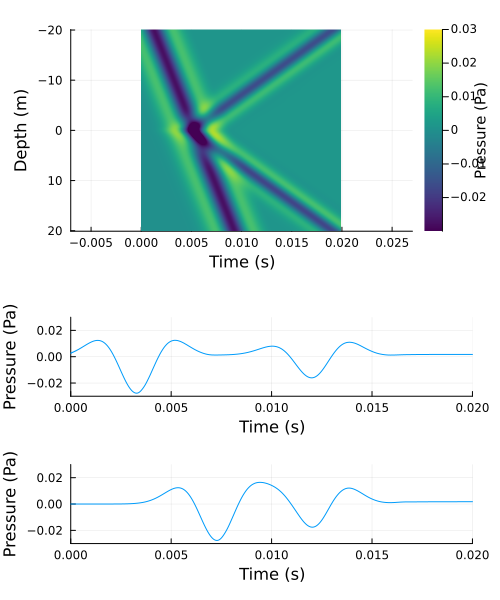

Write Julia code to recreate this figure.
#--
# Threads.nthreads() displays number of available threads
# if ==1, start julia with JULIA_NUM_THREADS=4 julia
#--

#--
# If no graphics (X-windows) required, then ENV["GKSwstype"]="nul"
#--

using FDModBiotCyl
#
using CPUTime
using ProgressMeter
using Plots
using Printf
using Measures
#


#--Suppressing graphics
#ENV["GKSwstype"]="nul"

@__DIR__
@__FILE__


#================
Drawing a model
================#
function drawmodel(Field_Var,nz,dz,nr,dr,src_index,index_allrec,nrec,LPML_r,LPML_z)
   println("Drawing a model...")
   zvec=[0:dz:(nz-1)*dz]
   rvec=[0:dr:(nr-1)*dr]
   R=(nr-1)*dr
#   plt1=heatmap(rvec,zvec,Vp,yflip=true,xlabel="R (m)",ylabel="Z (m)",ratio=1)
   plt1=heatmap(rvec,zvec,Field_Var,yflip=true,xlabel="R (m)",ylabel="Z (m)")
   plot!([(src_index[2]-1)*dr],[(src_index[1]-1)*dz],label="",markershape=:circle,markersize=5,markerstrokewidth=0,seriescolor=:red)
   plot!((index_allrec[:,2]-ones(nrec))*dr,(index_allrec[:,1]-ones(nrec))*dz,label="",markershape=:cross,markersize=5,markerstrokewidth=0,seriescolor=:red)
   plot!([0;R],ones(2)*(LPML_z-1)*dz,label="",color=:black)
   plot!([0;R],ones(2)*((nz-LPML_z+1)*dz),label="",color=:black)
   plot!(ones(2)*((nr-LPML_r+1)*dr),[0;(nz-1)*dz],label="",color=:black)
   display(plot(plt1))
   tmp_filename=@sprintf "tmp_FDmodel.png"
   tmp_filename_full=string(@__DIR__,"/",tmp_filename)
   png(tmp_filename_full)
   println("--------")
   println("Model config figure is saved in:", tmp_filename_full)
   println("--------")
end

#================
Drawing a snapshot
================#
# Four snapshots(2,2)
function drawsnap_2by2(Data1,Data2,Data3,Data4,
         nz,dz,nr,dr,src_index,index_allrec_tii,nrec,LPML_r,LPML_z,
         title_str1,title_str2,title_str3,title_str4)
   println("Drawing a snapshot...")
   zvec=[0:dz:(nz-1)*dz]
   rvec=[0:dr:(nr-1)*dr]
   R=(nr-1)*dr
   plt1=heatmap(rvec,zvec,Data1,yflip=true,xlabel="R (m)",ylabel="Z (m)",legend=:none)
   heatmap!(title=title_str1)
   plot!([0;R],ones(2)*(LPML_z-1)*dz,label="",color=:black)
   plot!([0;R],ones(2)*((nz-LPML_z+1)*dz),label="",color=:black)
   plot!(ones(2)*((nr-LPML_r+1)*dr),[0;(nz-1)*dz],label="",color=:black)

   plt2=heatmap(rvec,zvec,Data2,yflip=true,xlabel="R (m)",ylabel="Z (m)",ylims=(50,60),legend=:none)
   heatmap!(title=title_str2)
   plot!([0;R],ones(2)*(LPML_z-1)*dz,label="",color=:black)
   plot!([0;R],ones(2)*((nz-LPML_z+1)*dz),label="",color=:black)
   plot!(ones(2)*((nr-LPML_r+1)*dr),[0;(nz-1)*dz],label="",color=:black)

   plt3=heatmap(rvec,zvec,Data3,yflip=true,xlabel="R (m)",ylabel="Z (m)",ylims=(50,60),legend=:none)
   heatmap!(title=title_str3)
   plot!([0;R],ones(2)*(LPML_z-1)*dz,label="",color=:black)
   plot!([0;R],ones(2)*((nz-LPML_z+1)*dz),label="",color=:black)
   plot!(ones(2)*((nr-LPML_r+1)*dr),[0;(nz-1)*dz],label="",color=:black)

   plt4=heatmap(rvec,zvec,Data4,yflip=true,xlabel="R (m)",ylabel="Z (m)",ylims=(50,60),legend=:none)
   heatmap!(title=title_str4)
   plot!([0;R],ones(2)*(LPML_z-1)*dz,label="",color=:black)
   plot!([0;R],ones(2)*((nz-LPML_z+1)*dz),label="",color=:black)
   plot!(ones(2)*((nr-LPML_r+1)*dr),[0;(nz-1)*dz],label="",color=:black)

   display(plot(plt1,plt2,plt3,plt4,layout=(2,2)))

end

#==========================================
Creating a model for a borehole embedded in
 a poroelastic three-layer medium
==========================================#
function makemodel_3L()
   #Necessary input matrices to the main loop function are:
   #Rho: Bulk density
   #Rhof: Fluid density
   #M,C,H: Poroelastic moduli
   #G: Formation shear modulus
   #D1,D2: Poroelastic moduli in Ou's formulation
   #Flag_AC,Flag_E: flag specifying acoustic region or elastic region
   #Other input parameters to the main loop function are:
   #ir_wall: grid number in the r direction at which a borehole wall starts (single value)
   #
   # This function creates the above input parameters assuming a borehole with a constant radius
   # embedded in a three-layer medium.
   # The medium is a thin poroelastic layer sandwiched between two elastic layers

   #Model size
   nr=301 #samples
   nz=701 #samples
   dr=0.01 #meter
   dz=0.2 #meter

   #==============================================
   Initializing grain/frame parameters
   ==============================================#
   #First creating grain/frame parameters and then converting them
   #to necessary poroelastic parameters for our FD
   #----solid phase-----
   Km=zeros(nz,nr) #frame
   Ks=zeros(nz,nr) #grain
   G=zeros(nz,nr) #bulk
   Rho=zeros(nz,nr) #bulk (weighted average of Rhos and Rhof)
   Rhos=zeros(nz,nr) #grain
   #---fluid phase----
   Kf=zeros(nz,nr)
   Rhof=zeros(nz,nr)
   Kappa0=zeros(nz,nr) #static permeability (m^2, 1D=9.869E-13m^2)
   Eta=zeros(nz,nr) #dynamic viscosity Pa.s=kg/(m.s)
   #---other parameters---
   Phi=zeros(nz,nr)
   Tot=zeros(nz,nr) #Tortuosity factor (see Sidler 2014)
   #End initializing poroelastic parameters

   #==============================================
   Fluid parameters
   ==============================================#
   #Assuming that fluid properties are identical everywhere
   Kf[:,:]=ones(nz,nr)*2.25*10^9
   Rhof[:,:]=ones(nz,nr)*1000
   Kappa0[:,:]=ones(nz,nr)*1*9.869*10^(-13) #m^2
   Eta[:,:]=ones(nz,nr)*1.0*10^(-3) #water 1E-3 Pa.s

   #==============================
    Background poroelastic medium
   ==============================#
   Phi[:,:]=ones(nz,nr)*0.3
   #Tortuosity factor from Sidler
   #Tot=0.5*(ones(nz,nr)+1 ./Phi) #Empirical formula (see Sidler)
   #Tortuosity factor from Ou
   m_Ou=8.0 #
   alpha_inf_Ou=3.0 #tortuosity
   Tot=ones(nz,nr)*(1+2/m_Ou)*alpha_inf_Ou

   #-Solid parameters from dry_Vp, dry_Vs, grain density, and grain bulk modulus
   #Parameters giving sat_Vp=5000, sat_Vs=3000, bulk density=2500
   Vp_dry=5170.0
   Vs_dry=3198.0
   Rhos[:,:]=ones(nz,nr)*3143.0
   Ks[:,:]=ones(nz,nr)*10*1E10
   #


   Rho_dry=(ones(nz,nr)-Phi).*Rhos
   G[:,:]=Vs_dry^2*Rho_dry[:,:]
   Km[:,:]=Vp_dry^2*Rho_dry[:,:]-4/3*G[:,:]
   Rho=(ones(nz,nr)-Phi).*Rhos+Phi.*Rhof

   #========================================
   Inclusion of a borehole (acoustic media)
   ========================================#
   Flag_AC=zeros(nz,nr)
   ir_wall=6 #A3-A5
   for iz=1:nz
       Flag_AC[iz,1:ir_wall]=ones(ir_wall)
       Rho[iz,1:ir_wall]=ones(ir_wall)*Rhof[1,1] #Rho=Rhof
       G[iz,1:ir_wall]=ones(ir_wall)*0.0 #G=0
       Phi[iz,1:ir_wall]=ones(ir_wall) #Phi=1
       Km[iz,1:ir_wall]=ones(ir_wall)*0.0 #Km=0 (G=0,phi=0->M=C=H=Kf, Ou's)
#       Tot[iz,1:ir]=Phi[iz,1:ir] #Tot=Phi (-> D1=rhof, Ou's)
#       Tot[iz,1:ir]=Phi[iz,1:ir] #Tot=Phi (-> D1=1, Guan's)
       Eta[iz,1:ir_wall]=ones(ir_wall)*0.0 #eta=0 (-> D2=0, Ou's)
   end
   #




   #==========================
   Inclusion of Top and Bottom
   Elastic Layers
   ==========================#
   #3Layer model (Elastic-PoroElastic-Elastic)
   #boundary @iz=271, L~1m or k=5 samples
   #
   Flag_E=zeros(nz,nr)
   Vp_elastic=5000.0 #Or, Specify K_elastic
   Vs_elastic=3000.0
   Rho_elastic=2500.0
   #

   for iz=1:270 #Upper Elastic medium

       G_elastic=Vs_elastic^2*Rho_elastic
       K_elastic=Vp_elastic^2*Rho_elastic-4/3*G_elastic #Activate here if you have specified Vp_elastic

       Flag_E[iz,ir_wall+1:end]=ones(nr-ir_wall)
       Rho[iz,ir_wall+1:end]=ones(nr-ir_wall)*Rho_elastic #Rho=Rho_elastic
       Rhof[iz,ir_wall+1:end]=ones(nr-ir_wall)*Rho_elastic #Rhof=Rho_elastic
       G[iz,ir_wall+1:end]=ones(nr-ir_wall)*G_elastic #G=Gs (Ou's)
       #--
       Phi[iz,ir_wall+1:end]=ones(nr-ir_wall)*0.0 #Phi=0
       Km[iz,ir_wall+1:end]=ones(nr-ir_wall)*K_elastic #Km
       Ks[iz,ir_wall+1:end]=ones(nr-ir_wall)*K_elastic #Ks=Km (-> M=Inf, Ou's)
       #--
       Kappa0[iz,ir_wall+1:end]=ones(nr-ir_wall)*0.0 #k0=0 (-> D1=D2=Inf, Ou's)
   end

   for iz=276:nz #Lower Elastic medium

       G_elastic=Vs_elastic^2*Rho_elastic
       K_elastic=Vp_elastic^2*Rho_elastic-4/3*G_elastic #Activate here if you have specified Vp_elastic

       Flag_E[iz,ir_wall+1:end]=ones(nr-ir_wall)
       Rho[iz,ir_wall+1:end]=ones(nr-ir_wall)*Rho_elastic #Rho=Rho_elastic
       Rhof[iz,ir_wall+1:end]=ones(nr-ir_wall)*Rho_elastic #Rhof=Rho_elastic
       G[iz,ir_wall+1:end]=ones(nr-ir_wall)*G_elastic #G=Gs (Ou's)
       #--
       Phi[iz,ir_wall+1:end]=ones(nr-ir_wall)*0.0 #Phi=0
       Km[iz,ir_wall+1:end]=ones(nr-ir_wall)*K_elastic #Km
       Ks[iz,ir_wall+1:end]=ones(nr-ir_wall)*K_elastic #Ks=Km (-> M=Inf, Ou's)
       #--
       Kappa0[iz,ir_wall+1:end]=ones(nr-ir_wall)*0.0 #k0=0 (-> D1=D2=Inf, Ou's)
   end


   #=====================================================
   Converting grain/frame parameters into poroelastic parameters
   =====================================================#
   #Rho, Rhof, M, C, H, G, D1, D2
   #Rho as is
   #Rhof as is
   Alpha=ones(nz,nr)-Km./Ks
   M=( (Alpha-Phi)./Ks+Phi./Kf ).^(-1)
   C=M.*Alpha
   H=Km+4/3*G+M.*Alpha.^2
   #G as is
   D1=Tot.*Rhof./Phi #(1+2/m)*alpha_inf*rhof/phi
   D2=Eta./Kappa0

   #Correction of H and C for elastic media
   for ir=1:nr
      for iz=1:nz
         if(Flag_E[iz,ir]==1)
            H[iz,ir]=Ks[iz,ir]+4/3*G[iz,ir]
            C[iz,ir]=Ks[iz,ir] #Ou's
         end

         if(Flag_AC[iz,ir]==1)
#            D1[iz,ir]=1.0 #Guan's
            D1[iz,ir]=1000. #Ou's D1=rhof
            D2[iz,ir]=0. #Ou's D2=0
         end
      end
   end


   return nr,nz,dr,dz,Rho,Rhof,M,C,H,G,D1,D2,Flag_AC,Flag_E,ir_wall
end




#---function to create receiver geometry for a plane wave (VSP) experiment
function make_receivers()
   #-------------------------
   #  Receiver positions
   #-------------------------
   # Center of the borehole
   nrec1=nz
   recgeom1=zeros(nrec1,2) #(z,r)
   for irec=1:nrec1
      recgeom1[irec,1]=dz*(irec-1)
      recgeom1[irec,2]=0.0
   end

   #Receivers without interpolation
   rec_vr1,rec_vz1,rec_tii1,index_allrec_vr1,index_allrec_vz1,index_allrec_tii1=init_receiver(recgeom1,nrec1,dr,dz,nr,nz,nt)

   # Borehole wall
   # Exact boundrary is at (ir_wall-1)*dr+dr/2.
   # The boundary is the same location as vr and trz.
   # dr/2 inside of solid media: vz, tii, vphi, tpz
   #
   recgeom2=zeros(nrec1,2) #(z,r)
   #homogeneous R version
   for irec=1:nrec1
      recgeom2[irec,1]=dz*(irec-1)
      recgeom2[irec,2]=(ir_wall-1)*dr+dr/2
   end

   #inhomogeneous R version (assuming Vp[1:ir_wall@z]=1500)
#   for irec=1:nrec1
#      ir_wall_now=maximum(findall(x->x==1500,Vp[irec,:])) #assuming nrec=nz
#      recgeom2[irec,1]=dz*(irec-1)
#      recgeom2[irec,2]=(ir_wall_now-1)*dr+dr/2 #this is a position of wall (good for vr)
#   end

   #--Receivers without interpolation
   rec_vr,rec_vz,rec_tii,index_allrec_vr2,index_allrec_vz_dummy,index_allrec_tii_dummy=init_receiver(recgeom2,nrec1,dr,dz,nr,nz,nt)
   # repeat for tii
   for irec=1:nrec1
      recgeom2[irec,1]=dz*(irec-1)
      recgeom2[irec,2]=(ir_wall-1)*dr+dr
   end
#   for irec=1:nrec1
#      ir_wall_now=maximum(findall(x->x==1500,Vp[irec,:])) #assuming nrec=nz
#      recgeom2[irec,1]=dz*(irec-1) #this is a position good for tii (same as Vp)
#      recgeom2[irec,2]=(ir_wall_now-1)*dr+dr #this is a position of wall+dr/2 (good for vz and tii)
#   end
   #--Receivers without interpolation
#   rec_vr,rec_vz,rec_tii,index_allrec_vr_dummy,index_allrec_vz2,index_allrec_tii2=init_receiver(recgeom2,nrec1,dr,dz,nr,nz,nt)
   rec_vr,rec_vz,rec_tii,index_allrec_vr_dummy,index_allrec_vz_dummy,index_allrec_tii2=init_receiver(recgeom2,nrec1,dr,dz,nr,nz,nt)

   # repeat for vz (be careful where to define "solid phase". Vp is defined at tii. vr and vz is located in between.)
   Vp_E=(H./Rho).^0.5
   Vs_E=(G./Rho).^0.5
   for irec=1:nrec1-1
      ir_wall_up=maximum(findall(x->x==1500,Vp_E[irec,:])) #assuming nrec=nz
      ir_wall_down=maximum(findall(x->x==1500,Vp_E[irec+1,:])) #assuming nrec=nz
      if (ir_wall_up==ir_wall_down)
         recgeom2[irec,1]=dz*(irec-1)+dz/2 #this is a position good for vz
         recgeom2[irec,2]=(ir_wall_up-1)*dr+dr #this is a position of wall+dr/2 (good for vz and tii)
      elseif (ir_wall_up>ir_wall_down) #radius gets smaller
         recgeom2[irec,1]=dz*(irec-1)+dz/2 #this is a position good for vz
         recgeom2[irec,2]=(ir_wall_up-1)*dr+dr #
      elseif (ir_wall_up<ir_wall_down) #radius gets larger
         recgeom2[irec,1]=dz*(irec-1)+dz/2 #this is a position good for vz
         recgeom2[irec,2]=(ir_wall_down-1)*dr+dr #
      else
         error("ERROR in RECGEOM!")
      end

   end
   #--Receivers without interpolation
   rec_vr,rec_vz,rec_tii,index_allrec_vr_dummy,index_allrec_vz2,index_allrec_tii_dummy=init_receiver(recgeom2,nrec1,dr,dz,nr,nz,nt)


   #--initializing arrays with total nrec
   nrec=nrec1*2
   rec_vr=zeros(nt,nrec)
   rec_vz=zeros(nt,nrec)
   rec_tii=zeros(nt,nrec)
   #---merge indexes
   index_allrec_vr=zeros(nrec,2) #z,r
   index_allrec_vz=zeros(nrec,2) #z,r
   index_allrec_tii=zeros(nrec,2) #z,r
   index_allrec_vr[1:nrec1,:]=index_allrec_vr1[1:nrec1,:]
   index_allrec_vr[nrec1+1:2*nrec1,:]=index_allrec_vr2[1:nrec1,:]
   index_allrec_vz[1:nrec1,:]=index_allrec_vz1[1:nrec1,:]
   index_allrec_vz[nrec1+1:2*nrec1,:]=index_allrec_vz2[1:nrec1,:]
   index_allrec_tii[1:nrec1,:]=index_allrec_tii1[1:nrec1,:]
   index_allrec_tii[nrec1+1:2*nrec1,:]=index_allrec_tii2[1:nrec1,:]

   index_allrec_vr=map(Int,index_allrec_vr)
   index_allrec_vz=map(Int,index_allrec_vz)
   index_allrec_tii=map(Int,index_allrec_tii)

   #--Receivers vfr and pf----
   nrec_PE=nr
   recgeom_PE=zeros(nrec_PE,2) #(z,r)
   for irec=1:nrec_PE
         recgeom_PE[irec,1]=(273-1)*dz
#      recgeom_PE[irec,1]=(320-1)*dz
      recgeom_PE[irec,2]=dr*(irec-1)
   end
   #--Receivers without interpolation
   rec_vfr_PE,rec_vfz_PE,rec_pf_PE,index_allrec_vfr_PE,index_allrec_vfz_PE,index_allrec_pf_PE=init_receiver(recgeom_PE,nrec_PE,dr,dz,nr,nz,nt)
   rec_tii_PE=zeros(size(rec_pf_PE)) #for mean normal stress

return  nrec,rec_vr,rec_vz,rec_tii,index_allrec_vr,index_allrec_vz,index_allrec_tii,
      nrec_PE,rec_vfr_PE,rec_pf_PE,rec_tii_PE,index_allrec_vfr_PE,index_allrec_pf_PE

end





#----MAIN loop function----
function main_loop!(nr,nz,dr,dz,Rho,Rhof,M,C,H,G,D1,D2,dt,nt,T,
   vr,vz,trr,tpp,tzz,trz,
   vfr,vfz,pf,
   ir_wall,
   Flag_AC,Flag_E,
   nrec,index_allrec_vr,index_allrec_vz,index_allrec_tii,rec_vr,rec_vz,rec_tii,
   nrec_PE,index_allrec_vfr_PE,index_allrec_pf_PE,rec_vfr_PE,rec_pf_PE,rec_tii_PE,
   LPML_r,LPML_z,PML_Wr,PML_Wz,PML_IWr,PML_Wr2,PML_Wz2,PML_IWr2,
   snapshots_vr,snapshots_vz,snapshots_pf,nsnap,itvec_snap,nskip)

#println("start")

Flag_vf_zero=get_Flag_vf_zero(Flag_AC,Flag_E,nr,nz)

#initializing matrices of PML
Prz_T,Pzz_T,Rz_T,Srz_T,PzzPE_T,RzPE_T,
Prz_B,Pzz_B,Rz_B,Srz_B,PzzPE_B,RzPE_B,
Prr_R,Qrp_R,Pzr_R,Qzp_R,Rr_R,Rp_R,Rrz_R,PrrPE_R,RrPE_R,RpPE_R,
Prr_TR,Qrp_TR,Prz_TR,Pzr_TR,Qzp_TR,Pzz_TR,Rr_TR,Rp_TR,Rz_TR,Rrz_TR,Srz_TR,PrrPE_TR,PzzPE_TR,RrPE_TR,RpPE_TR,RzPE_TR,
Prr_BR,Qrp_BR,Prz_BR,Pzr_BR,Qzp_BR,Pzz_BR,Rr_BR,Rp_BR,Rz_BR,Rrz_BR,Srz_BR,PrrPE_BR,PzzPE_BR,RrPE_BR,RpPE_BR,RzPE_BR=
init_PML_Por(LPML_r,LPML_z,nr,nz)

memT_vr,memT_vz,memT_trr,memT_tpp,memT_tzz,memT_trz,memT_vfr,memT_vfz,memT_pf,
memB_vr,memB_vz,memB_trr,memB_tpp,memB_tzz,memB_trz,memB_vfr,memB_vfz,memB_pf,
memR_vr,memR_vz,memR_trr,memR_tpp,memR_tzz,memR_trz,memR_vfr,memR_vfz,memR_pf=
init_memory_variables_Por(LPML_r,LPML_z,nr,nz)
#return

#initializing following matrices (required for BC at the borehole wall)
vr_old=zeros(nz,nr)
vz_old=zeros(nz,nr)
vfr_old=zeros(nz,nr)
vfz_old=zeros(nz,nr)

#to check the Skempton coefficient
mean_tii=zeros(nz,nr)

# Making sure RightBC for stress (zero values are trp and trz)
ApplyBCRight_stress!(vr,vz, #Use with flag_zero=1 (see ApplyBCRight_stress1D01)
    trz,
    G,nr,nz,dr,dz,dt)

@showprogress for ii=1:nt

#----Time at (ii-1)*dt---(updating velocities)-----

#--PML: save velocity at previous step
PML_save_vel!(memT_vr,memT_vz,memT_vfr,memT_vfz,
              memB_vr,memB_vz,memB_vfr,memB_vfz,
              memR_vr,memR_vz,memR_vfr,memR_vfz,
              vr,vz,vfr,vfz,nr,nz,LPML_z,LPML_r)
#println("update vel")

#Copying the current velocity values as _old in order to apply Acoustic-Poroelastic BC later
mycopy_mat(vr,vr_old,nz,nr)
mycopy_mat(vz,vz_old,nz,nr)
mycopy_mat(vfr,vfr_old,nz,nr)
mycopy_mat(vfz,vfz_old,nz,nr)

# Main velocity update!
update_velocity_1st_Por!(vr,vz,trr,tpp,tzz,trz,vfr,vfz,pf,Rho,Rhof,D1,D2,Flag_vf_zero,nr,nz,dr,dz,dt,LPML_z,LPML_r)


#PML: update velocity
PML_update_vel!(vr,vz,trr,tpp,tzz,trz,vfr,vfz,pf,
              Rho,Rhof,D1,D2,Flag_vf_zero,nr,nz,dr,dz,dt,
              Prz_T,Pzz_T,PzzPE_T,
              Prz_B,Pzz_B,PzzPE_B,
              Prr_R,Qrp_R,Pzr_R,Qzp_R,Rr_R,Rp_R,Rrz_R,
              PrrPE_R,RrPE_R,RpPE_R,
              Prz_TR,Pzz_TR,PzzPE_TR,
              Prr_TR,Qrp_TR,Pzr_TR,Qzp_TR,Rr_TR,Rp_TR,Rrz_TR,
              PrrPE_TR,RrPE_TR,RpPE_TR,
              Prz_BR,Pzz_BR,PzzPE_BR,
              Prr_BR,Qrp_BR,Pzr_BR,Qzp_BR,Rr_BR,Rp_BR,Rrz_BR,
              PrrPE_BR,RrPE_BR,RpPE_BR,
              LPML_z,LPML_r)

# Making sure RightBC for velocity (zero values are vr)
ApplyBCRight_vel!(vr,vz,
      trr,tpp,tzz,trz,
      vfr,vfz,pf,
      Rho,Rhof,D1,D2,Flag_vf_zero,nr,nz,dr,dz,dt)

#---velocity B.Cs-----
#Periodic Left Edge
ApplyBCLeft_vel!(vr,vz,trr,tpp,tzz,trz,vfr,vfz,pf,
                          Rho,Rhof,D1,D2,Flag_vf_zero,
                          nr,nz,dr,dz,dt,
                          Prz_T,Pzz_T,PzzPE_T,
                          Prz_B,Pzz_B,PzzPE_B,
                          LPML_z)

#Boundary conditions at the borehole wall (Fluid and PoroElastic media): replacing velocity values
update_vr_vfr_1st_vertical(vr,trr,tpp,tzz,trz,vfr,pf,
    vr_old,vfr_old,
    Rho,Rhof,D1,D2,nr,nz,dr,dz,dt,LPML_z,
    Prz_T,Prz_B,
    ir_wall,Flag_AC,Flag_E)


#PML: update memory variables for stress (Rx and Sxx) using velocity at two time steps
PML_update_memRS!(Rz_T,Srz_T,RzPE_T,
                  Rz_B,Srz_B,RzPE_B,
                  Rr_R,Rp_R,Rrz_R,RrPE_R,RpPE_R,
                  Rr_TR,Rp_TR,Rz_TR,Rrz_TR,Srz_TR,RrPE_TR,RpPE_TR,RzPE_TR,
                  Rr_BR,Rp_BR,Rz_BR,Rrz_BR,Srz_BR,RrPE_BR,RpPE_BR,RzPE_BR,
                  memT_vr,memT_vz,memT_vfr,memT_vfz,
                  memB_vr,memB_vz,memB_vfr,memB_vfz,
                  memR_vr,memR_vz,memR_vfr,memR_vfz,
                  vr,vz,vfr,vfz,nr,nz,dr,dz,dt,LPML_z,LPML_r,PML_Wz,PML_Wr,PML_IWr,PML_Wz2,PML_Wr2,PML_IWr2)

#--src injection (velocity)
#srcamp=src_func[ii]
#srcapply!(vz,src_index,src_dn,srcamp)
#srcapply!(vr,src_index,src_dn,srcamp)

#----Time at (ii-1)*dt+dt/2----(updating stress)---


#--PML: save stress at previous step
PML_save_stress!(memT_trr,memT_tpp,memT_tzz,memT_trz,memT_pf,
                 memB_trr,memB_tpp,memB_tzz,memB_trz,memB_pf,
                 memR_trr,memR_tpp,memR_tzz,memR_trz,memR_pf,
                 trr,tpp,tzz,trz,pf,nr,nz,LPML_z,LPML_r)

#println("update stress")

# Main stress update!
update_stress_1st_Por!(vr,vz,trr,tpp,tzz,trz,vfr,vfz,pf,
     M,C,H,G,nr,nz,dr,dz,dt,LPML_z,LPML_r)
#error()

#PML: stress update
PML_update_stress!(vr,vz,trr,tpp,tzz,trz,vfr,vfz,pf,
                  M,C,H,G,nr,nz,dr,dz,dt,
                  Rz_T,Srz_T,RzPE_T,
                  Rz_B,Srz_B,RzPE_B,
                  Rr_R,Rp_R,Rrz_R,RrPE_R,RpPE_R,
                  Rr_TR,Rp_TR,Rz_TR,Rrz_TR,Srz_TR,RrPE_TR,RpPE_TR,RzPE_TR,
                  Rr_BR,Rp_BR,Rz_BR,Rrz_BR,Srz_BR,RrPE_BR,RpPE_BR,RzPE_BR,
                  LPML_z,LPML_r)

# Making sure RightBC for stress (zero values are trp and trz)
ApplyBCRight_stress!(vr,vz, #Use with flag_zero=1 (see ApplyBCRight_stress1D01)
     trz,
     G,nr,nz,dr,dz,dt)

#---stress B.Cs
#println("update stress Left")
ApplyBCLeft_stress!(vr,vz,trr,tpp,tzz,trz,vfr,vfz,pf,
                    M,C,H,G,nr,nz,dr,dz,dt,
                    Rz_T,Srz_T,RzPE_T,
                    Rz_B,Srz_B,RzPE_B,
                    LPML_z)

#--src injection (stress:monopole/dipole src)
#srcamp=-src_func[ii]
#srcapply!(pf,src_index,src_dn,-srcamp)
#srcapply!(tzz,src_index,src_dn,srcamp)
#srcapply!(trr,src_index,src_dn,srcamp)
#srcapply!(tpp,src_index,src_dn,srcamp)


#Additional conditions when Flag_Acoustic/Flag_Elastic
ApplyBC_stress_AcousticMedia!(trr,tpp,tzz,trz,pf,Flag_AC,nr,nz) #when Flag_AC==1, then set pf=-(trr+tpp+tzz)/3 and trr=tpp=tzz=-pf
ApplyBC_stress_ElasticMedia_Ou!(pf,Flag_E,nr,nz) #when Flag_E==1, then set pf=0


#--PML: update memory variables for velocity (Pxx and Qxx) using stress at two time steps
PML_update_memPQ!(Prz_T,Pzz_T,PzzPE_T,
                  Prz_B,Pzz_B,PzzPE_B,
                  Prr_R,Qrp_R,Pzr_R,Qzp_R,PrrPE_R,
                  Prr_TR,Qrp_TR,Prz_TR,Pzr_TR,Qzp_TR,Pzz_TR,PrrPE_TR,PzzPE_TR,
                  Prr_BR,Qrp_BR,Prz_BR,Pzr_BR,Qzp_BR,Pzz_BR,PrrPE_BR,PzzPE_BR,
                  memT_trr,memT_tpp,memT_tzz,memT_trz,memT_pf,
                  memB_trr,memB_tpp,memB_tzz,memB_trz,memB_pf,
                  memR_trr,memR_tpp,memR_tzz,memR_trz,memR_pf,
                  trr,tpp,tzz,trz,pf,nr,nz,dr,dz,dt,LPML_z,LPML_r,PML_Wz,PML_Wr,PML_IWr,PML_Wz2,PML_Wr2,PML_IWr2)

#-----End of updating field----

#println("receiver")
#-Receiver field (extraction)
getRecData_from_index!(vr,rec_vr,index_allrec_vr,nrec,ii)
getRecData_from_index!(vz,rec_vz,index_allrec_vz,nrec,ii)
getRecData_from_index!(trr,rec_tii,index_allrec_tii,nrec,ii)

#Additional receiver array along porous layer
getRecData_from_index!(vfr,rec_vfr_PE,index_allrec_vfr_PE,nrec_PE,ii)
getRecData_from_index!(pf,rec_pf_PE,index_allrec_pf_PE,nrec_PE,ii)
mean_tii=(trr+tpp+tzz)/3
getRecData_from_index!(mean_tii,rec_tii_PE,index_allrec_pf_PE,nrec_PE,ii)



#--Snapshots
#println("check snap")
check_snap=findall(x -> x==ii,itvec_snap)
if (length(check_snap)!=0)
   println("ii=",ii)
   cnt_snap=Int(check_snap[1])
   get_snapshots!(snapshots_vz,cnt_snap,vz,nr,nz)
   get_snapshots!(snapshots_vr,cnt_snap,vr,nr,nz)
   get_snapshots!(snapshots_pf,cnt_snap,pf,nr,nz)

   drawsnap_2by2(snapshots_vz[:,:,cnt_snap],snapshots_pf[:,:,cnt_snap],
                 snapshots_vr[:,:,cnt_snap],snapshots_vz[:,:,cnt_snap],nz,dz,nr,dr,
                 src_index,index_allrec_tii,nrec,LPML_r,LPML_z,
                 "Vz","Pf","Vr","Vz")

end

end #i Time

end #function
#------------------------------

#-----ENTRY POINT HERE----
CPUtic()
start=time()

#======================
General variables
======================#

#time samples
dt=0.125E-5
nt=16001
T=(nt-1)*dt
tvec=range(0.0,T,length=nt) # range object (no memory allocation)
tvec=collect(tvec) # a vector

#PML thickness in samples
LPML_r=51
LPML_z=61

#======================
Creating a model
======================#
nr,nz,dr,dz,Rho,Rhof,M,C,H,G,D1,D2,Flag_AC,Flag_E,ir_wall=makemodel_3L()
#error()

#======================
Stability check
======================#
Vmax=maximum((H./Rho).^(0.5)) #for PML
check_stability01(dt,dr,Vmax,0)
check_stability01(dt,dz,Vmax,0)

#======================
Creating a src wavelet
======================#
f0=200 #src Freq
delay=1/f0*1.0
src_func=myricker2(tvec,f0,delay,2) #when using 2nd derivative Gaussian (Ricker wavelet with a negative sign)
tmp_maxamp=maximum(map(abs,src_func))
src_func=src_func/tmp_maxamp
#Note: Peng_solution() assumes unit vz. Therefore, src_func above will be interpreted as vz.
#The following scaling of 1/(rho*Vp) makes the incident wave unit amplitude Ricker wavelet for tzz.
src_func=src_func/(2500*5000)


display(plot(tvec,src_func[:],title="src function"))
tmpfilename_src=string(@__DIR__,"/src_function.png")
png(tmpfilename_src)
println("Source signature figure saved in ",tmpfilename_src)

#================================
Src depth where a plane P wave
starts to propagate downward
================================#
srcdepth=28. #meter

#==============================
Initializing field variables
==============================#
# Initial conditions of a plane P wave
vr,vz,trr,tpp,tzz,trz,
vfr,vfz,pf,
vz_srcBC,vr_srcBC,
trr_srcBC,tpp_srcBC,tzz_srcBC,trz_srcBC,
vz_init,vr_init,trr_init,tpp_init,tzz_init,
trz_init,
src_iz,noffset,
f0=initialize_planewave(nr,nz,dr,dz,ir_wall,Rho,H,G,nt,tvec,dt,src_func,srcdepth,f0,delay)

# Initializing PML field variables
LPML_r,LPML_z,PML_Wr,PML_Wz,
PML_IWr,PML_Wr2,PML_Wz2,PML_IWr2=init_PML_profile(LPML_r,LPML_z,Vmax,dr,dz,nr,f0)
#PML_check(LPML_r,LPML_z,Vmax,dr,dz,f0)


#error()

#==============================
Receiver geometry (plane wave experiments)
==============================#
nrec,rec_vr,rec_vz,rec_tii,index_allrec_vr,index_allrec_vz,index_allrec_tii,
nrec_PE,rec_vfr_PE,rec_pf_PE,rec_tii_PE,index_allrec_vfr_PE,index_allrec_pf_PE=make_receivers()


#==============================
Check model
==============================#
src_index=[1 1]; #dummy
drawmodel(vz_init,nz,dz,nr,dr,src_index,index_allrec_tii,nrec,LPML_r,LPML_z)
#error()

#==============================
Snapshot settings
==============================#
nskip=100 #change here to adjust time sampling (1~nt)
snapshots_vz,nsnap,itvec_snap=init_snapshots(nt,nz,nr,nskip)
snapshots_vr,nsnap,itvec_snap=init_snapshots(nt,nz,nr,nskip)
snapshots_pf,nsnap,itvec_snap=init_snapshots(nt,nz,nr,nskip)

#error()

#==============================
Start main FD Loop
==============================#

main_loop!(nr,nz,dr,dz,Rho,Rhof,M,C,H,G,D1,D2,dt,nt,T,
   vr_init,vz_init,trr_init,tpp_init,tzz_init,trz_init,
   vfr,vfz,pf,
   ir_wall,
   Flag_AC,Flag_E,
   nrec,index_allrec_vr,index_allrec_vz,index_allrec_tii,rec_vr,rec_vz,rec_tii,
   nrec_PE,index_allrec_vfr_PE,index_allrec_pf_PE,rec_vfr_PE,rec_pf_PE,rec_tii_PE,
   LPML_r,LPML_z,PML_Wr,PML_Wz,PML_IWr,PML_Wr2,PML_Wz2,PML_IWr2,
   snapshots_vr,snapshots_vz,snapshots_pf,nsnap,itvec_snap,nskip)



CPUtoc()
println("elapsed real time: ", round(time() - start;digits=3)," seconds")


println("FD finished without a problem.")

println("Plotting receiver responses...")
FD_z0=272*dz #the reference depth of the porous layer
recdepth=(float(index_allrec_tii[1:nz,1])-ones(nz,1))*dz #receiver depth

offset=recdepth-FD_z0*ones(size(recdepth))
plt1=heatmap(offset[:],tvec[1:10:end],-rec_tii[1:10:end,1:nz],xlabel="Depth (m)",ylabel="time (s)",title="pressure")
heatmap!(yflip=true)
display(plot(plt1))
plt2=plot(tvec[:],-rec_tii[:,223],xlabel="Depth (m)",ylabel="time (s)",title="-10.0m",label="",ylims=(-0.03,0.03))
plt3=plot(tvec[:],-rec_tii[:,323],xlabel="Depth (m)",ylabel="time (s)",title="+10.0m",label="",ylims=(-0.03,0.03))
display(plot(plt2,plt3,layout=(2,1)))

rvec=range(0.0,(nr-1)*dr,length=nr) # range object (no memory allocation)
rvec=collect(rvec) # a vector
plt4=plot(rvec[:],rec_pf_PE[4001,:],xlabel="r (m)",ylabel="pressure (Pa)",title="t=0.005 s",label="Pf",ylims=(-0.08,-0.06))
plot!(rvec[:],-rec_tii_PE[4001,:],xlabel="r (m)",ylabel="pressure (Pa)",title="t=0.005 s",label="-tii/3",ylims=(-0.08,-0.06))

plt1=heatmap(tvec[1:10:end],offset[173:373],transpose(-rec_tii[1:10:end,173:373]),xlabel="Depth (m)",ylabel="time (s)",title="pressure")
display(plot(plt1))

#==============================
Figure outputs
==============================#
println("Plotting receiver responses...")
FD_z0=272*dz #the reference depth of the porous layer
recdepth=(float(index_allrec_tii[1:nz,1])-ones(nz,1))*dz #receiver depth
offset=recdepth-FD_z0*ones(size(recdepth))
plt1 = heatmap(    
    tvec[1:10:end],
    offset[173:373],
    transpose(-rec_tii[1:10:end, 173:373]),
    xlabel = "Time (s)",
    ylabel = "Depth (m)",
    colorbar_title  = "Pressure (Pa)",
    yflip  = true,
    c      = :viridis, 
    aspect_ratio=0.0005,
    colorbar = true,
    clims = (-0.03,0.03)
)


plt2 = plot(
    tvec[:],
    -rec_tii[:,223],
    xlabel = "Time (s)",
    ylabel = "Pressure (Pa)",
    label  = "",
    ylims  = (-0.03, 0.03),
    xlims  = (0, 0.02),
    yticks = [-0.02, 0, 0.02]

)

plt3 = plot(
    tvec[:],
    -rec_tii[:,323],
    xlabel = "Time (s)",
    ylabel = "Pressure (Pa)",
    label  = "",
    ylims  = (-0.03, 0.03),
    xlims  = (0, 0.02),
    yticks = [-0.02, 0, 0.02]
)

custom_layout = @layout [ a{0.6h}; b{0.2h}; c{0.2h} ]
fig = plot(plt1, plt2, plt3;
    layout = custom_layout,
    size = (500,600),
)

display(fig)
script_dir = @__DIR__ 
savefig(fig, joinpath(script_dir, "VSP_PoroElastic_3L.png"))
